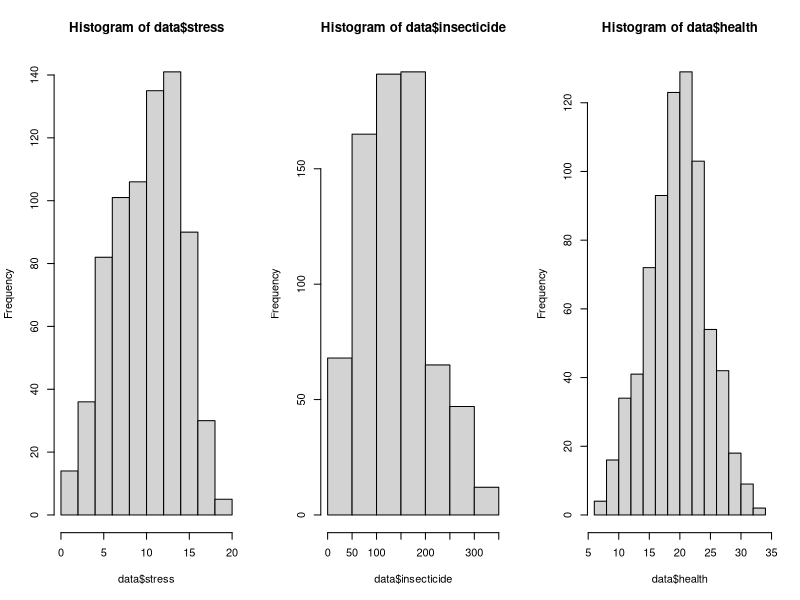
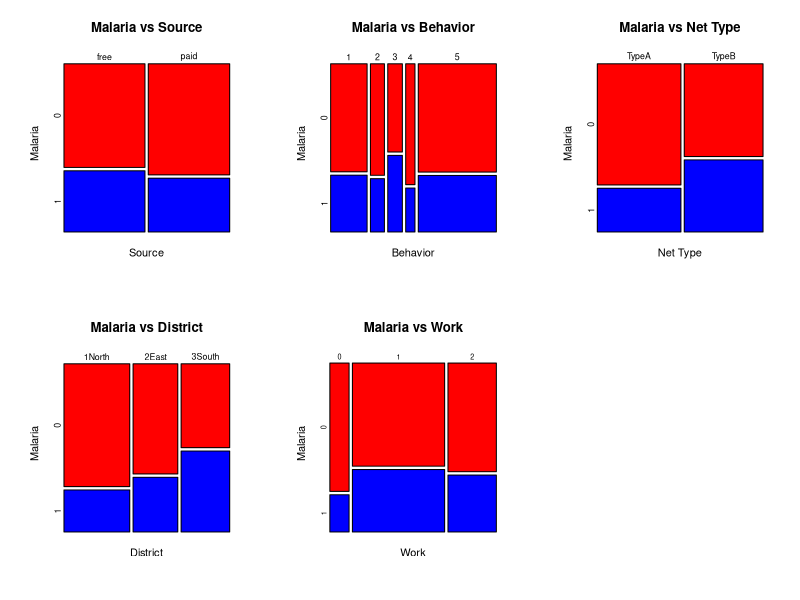
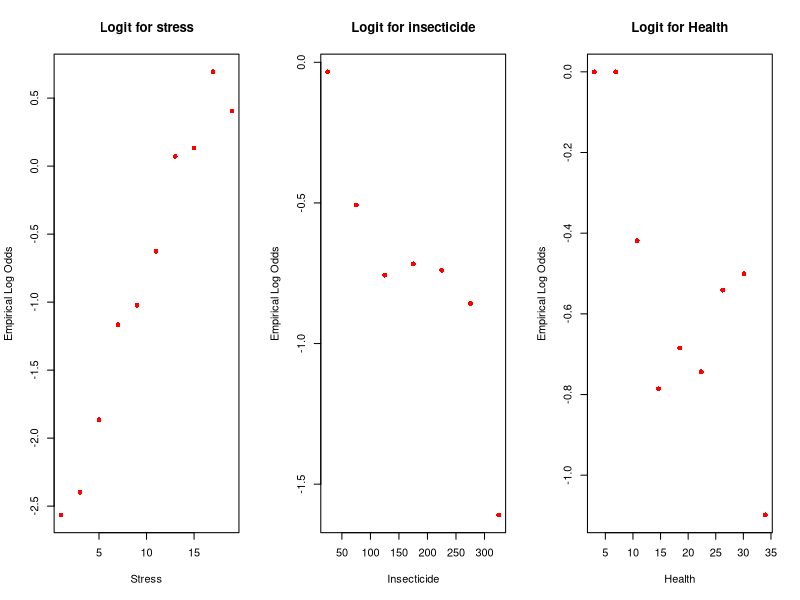
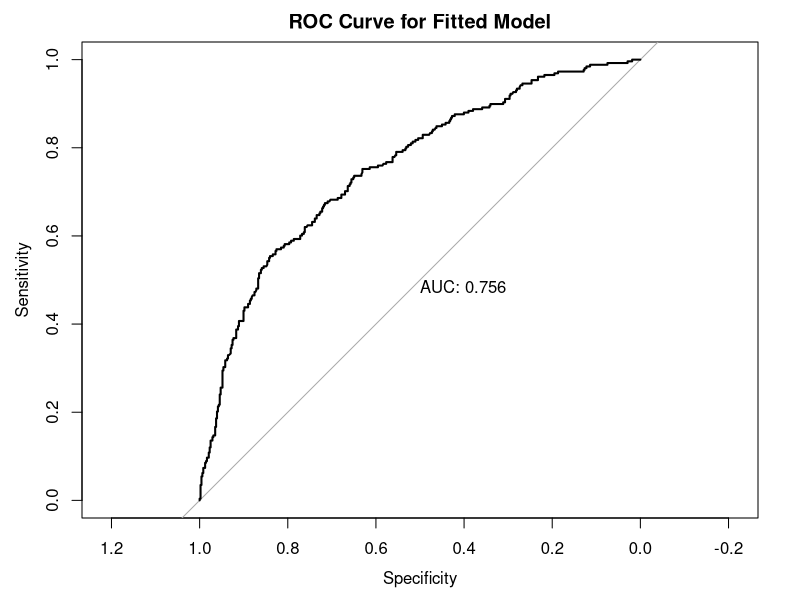
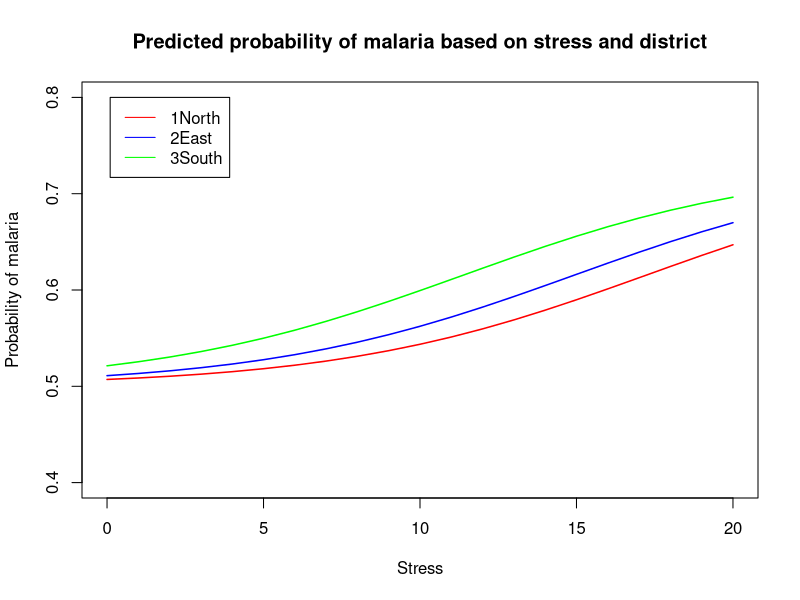
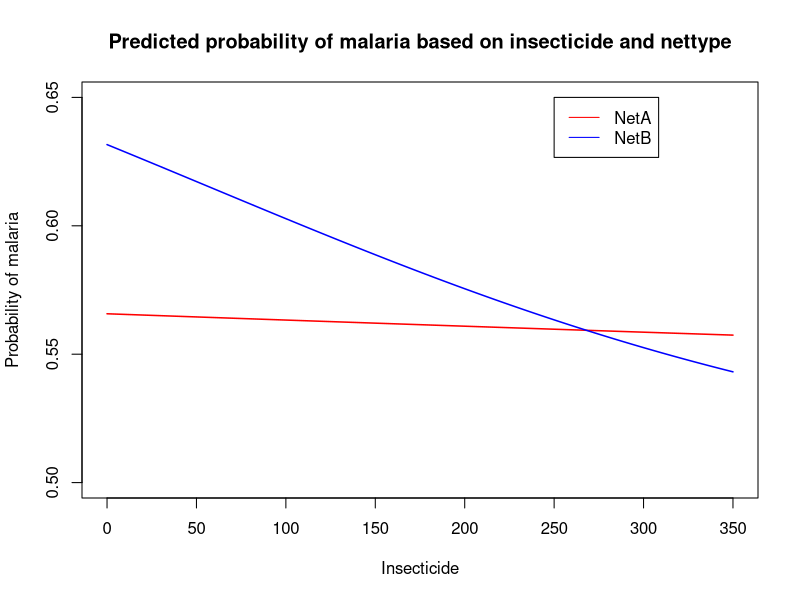
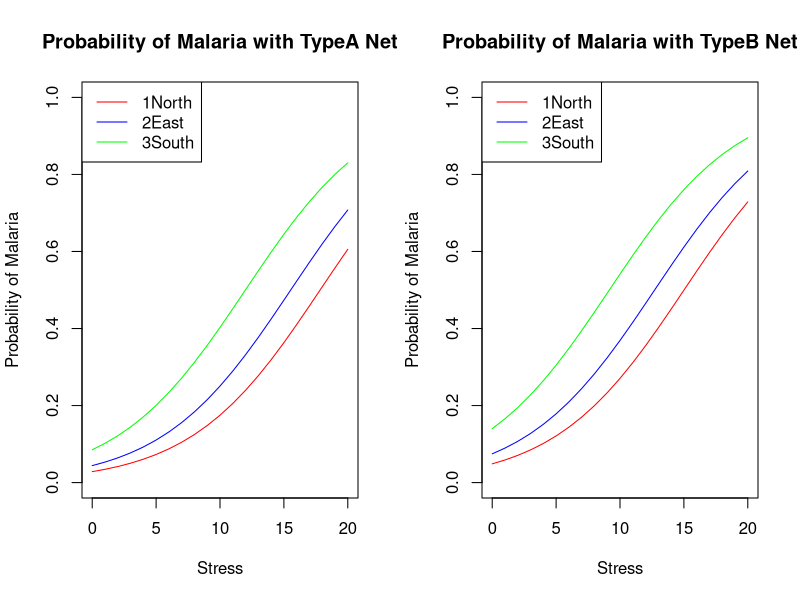
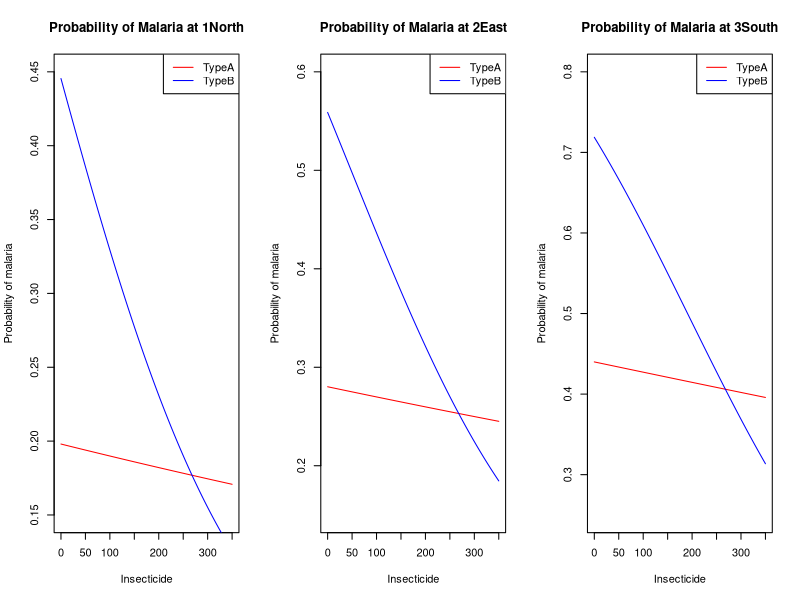

R code for these plots, in order:
# packages
library(pROC)

# import data
fdata = read.csv("malaria.csv")
head(fdata)

# remove Nid column
data = fdata[,-1]
head(data)

# check for null values
sum(is.na(data))

# change categorical variables using factor
data$source = factor(data$source)
data$behavior = factor(data$behavior)
data$nettype = factor(data$nettype)
data$district = factor(data$district)
data$work = factor(data$work)

# characteristics of subjects
summary(data$insecticide)
summary(data$stress)
summary(data$health)


# remove outlier
data = data[(data$insecticide < 424.01),]
data = data[(data$health != 37),]
data = data[(data$district != "9Moon"),]
data$district = droplevels(data$district, exclude = "9Moon")
data = data[(data$stress>0),]

# check for null values after removing outliers
sum(is.na(data))

# histograms
par(mfrow = c(1, 3))
hist(data$stress)
hist(data$insecticide, breaks = seq(0,350, by=50))
hist(data$health)
par(mfrow = c(1, 1))

# Plot of Contingency Table ---------------------------------
par(mfrow = c(2, 3))
mosaicplot(table(data$source, data$malaria),
           color = c("Red", "Blue"),
           xlab="Source",
           ylab="Malaria",
           main="Malaria vs Source",
           cex.axis = 0.8)

mosaicplot(table(data$behavior, data$malaria),
           color = c("Red", "Blue"),
           xlab="Behavior",
           ylab="Malaria",
           main="Malaria vs Behavior",
           cex.axis = 0.8)

mosaicplot(table(data$nettype, data$malaria),
           color = c("Red", "Blue"),
           xlab="Net Type",
           ylab="Malaria",
           main = "Malaria vs Net Type",
           cex.axis = 0.8)

mosaicplot(table(data$district, data$malaria),
           color = c("Red", "Blue"),
           xlab="District",
           ylab="Malaria",
           main="Malaria vs District",
           cex.axis = 0.8)

mosaicplot(table(data$work, data$malaria),
           color = c("Red", "Blue"),
           xlab="Work",
           ylab="Malaria",
           main="Malaria vs Work",
           cex.axis = )
par(mfrow = c(1, 1))

# Chi-sq test for categorical variable ---------------------------------
chisq.test(table(data$malaria, data$source))
chisq.test(table(data$malaria, data$behavior))
chisq.test(table(data$malaria, data$nettype))
chisq.test(table(data$malaria, data$district))
chisq.test(table(data$malaria, data$work))

# LR test for continuous variable ---------------------------------
glm.stress = glm(malaria ~ stress, data=data, family="binomial")
glm.insecticide = glm(malaria ~ insecticide, data=data, family="binomial")
glm.health = glm(malaria ~ health, data=data, family="binomial")

pchisq(anova(glm.stress)[2,2], anova(glm.stress)[2,1], lower.tail = FALSE)
pchisq(anova(glm.insecticide)[2,2], anova(glm.insecticide)[2,1], lower.tail = FALSE)
pchisq(anova(glm.health)[2,2], anova(glm.health)[2,1], lower.tail = FALSE)

# slicing-dicing plot of empirical log-odds ---------------------------------

# Stress
stress.frac = factor(cut(data$stress,breaks=seq(0,20, by=2)))
stressdata <- data.frame(data, stress.frac)
e.probs= tapply(data$malaria, stress.frac, mean)
e.logits.stress <- log(e.probs/(1-e.probs))

# insecticide
insecticide.frac = factor(cut(data$insecticide,breaks=seq(0,350, by=50)))
insecticidedata <- data.frame(data, insecticide.frac)
e.probsins= tapply(data$malaria, insecticide.frac, mean)
e.logit.insecticide <- log(e.probsins/(1-e.probsins))

# health
health.frac = factor(cut(data$health, breaks=seq(5,34, by=3)))
health_data <- data.frame(data, health.frac)
e.probsins = tapply(data$malaria, health.frac, mean)
e.logitsins.health <- log(e.probsins/(1-e.probsins))

par(mfrow = c(1, 3))
plot(seq(1,19, by=2), e.logits.stress, xlab="Stress", col = "red",
     pch = 16, main= "Logit for stress", ylab = "Empirical Log Odds")
plot(seq(25, 325, by=50), e.logit.insecticide, xlab="Insecticide", col = "red",
     pch = 16,main= "Logit for insecticide", ylab = "Empirical Log Odds")
plot(seq(3, 34, length.out=length(e.logitsins.health)),e.logitsins.health,
     xlab="Health", col = "red", pch = 16,
     main= "Logit for Health", ylab = "Empirical Log Odds")
par(mfrow = c(1, 1))

# Model Fitting ---------------------------------

# test transformations of insecticide
# insecticide
summary(glm(malaria ~ insecticide, data = data, family="binomial"))
BIC(glm(malaria ~ insecticide, data = data, family="binomial"))

# sqrt insecticide
summary(glm(malaria ~ sqrt(insecticide), data = data, family="binomial"))
BIC(glm(malaria ~ sqrt(insecticide), data = data, family="binomial"))

# insecticide^2
summary(glm(malaria ~ (insecticide)^2, data = data, family="binomial"))
BIC(glm(malaria ~ (insecticide)^2, data = data, family="binomial"))


# Anova tests for Model Variations ---------------------------------

# all the associated variables
model.associated = glm(malaria ~ nettype + district + work + stress + insecticide,
                 family= "binomial",
                 data = data)
summary(model.associated)
BIC(model.associated) # 868.0192
AIC(model.associated) # 831.166

#all associated variables but with sqrt(insecticide)
model.transform<-glm(malaria ~ nettype + district + work + stress + sqrt(insecticide),
    family= "binomial",
    data = data)
summary(model.transform) #AIC = 831.05
BIC(model.transform) #BIC = 867.9061

# remove net type
model.rem.nettype = glm(malaria ~ district + work + stress + sqrt(insecticide),
                        family= "binomial",
                        data = data)
summary(model.rem.nettype)
AIC(model.rem.nettype) # 840.3344
BIC(model.rem.nettype) # 872.5809

#remove district
model.rem.district = glm(malaria ~ nettype + work + stress + sqrt(insecticide),
                         family= "binomial",
                         data = data)
summary(model.rem.district)
AIC(model.rem.district) # 859.722
BIC(model.rem.district) # 887.3624

# remove work

model.rem.work = glm(malaria ~ nettype + district + stress + sqrt(insecticide),
                    family= "binomial",
                    data = data)
summary(model.rem.work)
AIC(model.rem.work) # 829.6139
BIC(model.rem.work) # 857.2538

#remove stress
model.rem.stress = glm(malaria ~ nettype + district + work + sqrt(insecticide),
                     family= "binomial",
                     data = data)
summary(model.rem.stress)
AIC(model.rem.stress) # 900.2832
BIC(model.rem.stress) # 932.5298

#remove insecticide
model.rem.stress = glm(malaria ~ nettype + district + work + stress,
                       family= "binomial",
                       data = data)
summary(model.rem.stress)
AIC(model.rem.stress) # 834.129
BIC(model.rem.stress) # 866.3756

# From the outs above, the model with the best AIC is the
# model with netype, district, stress, and sqrt(insecticide) as variables.

# Adding interaction to best fit model ---------------------------------

# nettype*sqrt(insecticide)
summary(glm(data$malaria~data$nettype+ data$district + data$stress + sqrt(data$insecticide)+ data$nettype:sqrt(data$insecticide), family= "binomial")) #829.56
BIC(glm(data$malaria~data$nettype+ data$district + data$stress + sqrt(data$insecticide)+ data$nettype:sqrt(data$insecticide), family= "binomial")) #861.8088

# nettype*insecticide
summary(glm(data$malaria~data$nettype+ data$district + data$stress + data$insecticide+ data$nettype:data$insecticide, family= "binomial")) #828.65
BIC(glm(data$malaria~data$nettype+ data$district + data$stress + data$insecticide+ data$nettype:data$insecticide, family= "binomial")) # 860.8999

# stress*work
summary(glm(data$malaria~data$nettype+ data$district + data$stress+ data$work + data$insecticide + data$stress:data$work, family= "binomial")) #834.32
BIC(glm(data$malaria~data$nettype+ data$district + data$stress+ data$insecticide + + data$work + data$stress:data$work, family= "binomial")) # 880.3883

#stress*insecticide
summary(glm(data$malaria~data$nettype+ data$district + data$stress + data$insecticide + data$stress:data$insecticide, family= "binomial")) #831.66
BIC(glm(data$malaria~data$nettype+ data$district + data$stress + data$insecticide + data$stress:data$insecticide, family= "binomial")) #863.9018

# take away district from best AIC model
summary(glm(data$malaria~data$nettype + data$stress + data$insecticide+ data$nettype:data$insecticide, family= "binomial")) #858.3
BIC(glm(data$malaria~data$nettype + data$stress + data$insecticide+ data$nettype:data$insecticide, family= "binomial")) # 881.3299

# Parameter estimates for best AIC model
best.fit<-glm(malaria ~ nettype + district + stress + insecticide + nettype*insecticide,
              family= "binomial",
              data = data)
summary(best.fit)

# Selection Algorithm Check ---------------------------------

# Use stepwise regression algorithm as a sanity check and test whether the
# method used above agrees with the algorithm

# fit model with all parameters
glm.all = glm(malaria ~., data = data, family="binomial")
summary(glm.all)
pchisq(956.98-807.19, 13, lower.tail=FALSE)

# remove variables that are not statistically significant in output
# summary above
glm.reduce = glm(malaria ~. - source - health - work, data=data, family="binomial")
summary(glm.reduce)

# LR test for variables that were not statistically significant. p-value shows
# that source, health, work is not statistically significant
anova(glm.reduce, glm.all)
pchisq(3.754, 4, lower.tail=FALSE) # 0.4403207

# create intercept model for selection algorithm
glm.intercept = glm(malaria ~ 1, data=data, family="binomial")

# forward selection algorithm
glm.forward = step(glm.intercept, direction='forward', scope=formula(glm.all))
formula(glm.forward) # malaria ~ stress + district + nettype + insecticide

# backward selection algorithm
glm.backward = step(glm.all, direction='backward')
formula(glm.backward) # malaria ~ stress + insecticide + nettype + district

# both direction
glm.both = step(glm.intercept, direction='both', scope=formula(glm.all))
formula(glm.both) # malaria ~ stress + district + nettype + insecticide

# check to see if variables omitted from glm.both are not statistically
# significant. p-value shows that variables can be omitted
anova(glm.both, glm.all)
pchisq(1.8935, 4, lower.tail = FALSE) # 0.755339

# check for interaction
glm.interaction = glm(malaria ~ stress + district + nettype + insecticide + stress*district + stress*nettype + stress*insecticide + district*nettype + district*insecticide + nettype*insecticide, data = data, family = "binomial")
summary(glm.interaction)

# forward
glm.interact.forward = step(glm.both, direction='forward', scope=formula(glm.interaction))
formula(glm.interact.forward) # malaria ~ stress + district + nettype + insecticide + nettype:insecticide

# backward
glm.interact.backward = step(glm.interaction, direction='backward')
formula(glm.interact.backward) # malaria ~ stress + district + nettype + insecticide + nettype*insecticide

# both direction
glm.interact.both = step(glm.both, direction='both', scope=formula(glm.interaction))
formula(glm.interact.both) # malaria ~ stress + district + nettype + insecticide + nettype*insecticide

# LR to see if removed interaction terms are statistically significant
anova(glm.interact.both, glm.interaction)
pchisq(6.9708, 8, lower.tail = FALSE) # 0.5397864

# LR to see if interaction term nettype:insecticide cab be omitted
# seems that interaction term is not relevant
anova(glm.both, glm.interact.both)
pchisq(3.057, 1, lower.tail = FALSE) # 0.08038997

# Odds Ratio, CI, p-value ---------------------------------

# Odds Ratio
oddsratios<-exp(best.fit$coefficients); oddsratios

# Confidence Interval for Odds Ratio
exp(confint(best.fit))

# p-value
summary(best.fit)$coefficients[,4]

# Classification Table, Goodness of Fit, ROC Curve -----------------------------

# classification table / confusion matrix
best.fitted = best.fit$fitted.values
best.predict = ifelse(best.fit$fitted.values >= 0.5, 1, 0)
table(data$malaria, best.predict)

# goodness of fit
best.fit$deviance
best.fit$df.residual
1-pchisq(814.6534, 733) #0.0189730

# roc curve
plot.roc(data$malaria, best.fit$fitted.values, print.auc=TRUE, quiet=TRUE,
         main = "ROC Curve for Fitted Model")
auc(data$malaria, best.fit$fitted.values) # 0.756


# Plot of Success Probabilities ---------------------------------

#stress at each district with nettypeA and insecticide=140
p.success = tapply(data$malaria, factor(cut(data$stress, seq(0,20, by=2))), mean)

new1 = data.frame(stress = 0:20, district="1North", nettype = "TypeA", insecticide = 140)
pred.dist1 = predict(best.fit, newdata = new1, type="response")
prob.dist1 = exp(pred.dist1)/(1+exp(pred.dist1))

new2 = data.frame(stress = 0:20, district="2East", nettype = "TypeA", insecticide = 140)
pred.dist2 = predict(best.fit, newdata = new2, type="response")
prob.dist2 = exp(pred.dist2)/(1+exp(pred.dist2))

new3 = data.frame(stress = 0:20, district="3South", nettype = "TypeA", insecticide = 140)
pred.dist3 = predict(best.fit, newdata = new3, type="response")
prob.dist3 = exp(pred.dist3)/(1+exp(pred.dist3))

plot(x=seq(1,19, by=2), y=p.success, type="n", xlim=c(0, 20),ylim=c(0.4,0.8),xlab="Stress", ylab="Probability of malaria", main="Predicted probability of malaria based on stress and district")
lines(0:20, prob.dist1, col="red", lwd=1.5)
lines(0:20, prob.dist2, col="blue", lwd=1.5)
lines(0:20, prob.dist3, col="green", lwd=1.5)

legend(0.1,0.8, c("1North","2East","3South"), col=c("red", "blue", "green"), lty=1)

#insecticide for each net type in 2East at stress=10

p.success.insecticide = tapply(data$malaria, factor(cut(data$insecticide,breaks=seq(0,350, by=50))), mean)

new4 = data.frame(insecticide = 0:350, district="2East", nettype = "TypeA", stress = 10)
pred.netA = predict(best.fit, newdata = new4, type="response")
prob.netA = exp(pred.netA)/(1+exp(pred.netA))

new5 = data.frame(insecticide = 0:350, district="2East", nettype = "TypeB", stress = 10)
pred.netB = predict(best.fit, newdata = new5, type="response")
prob.netB = exp(pred.netB)/(1+exp(pred.netB))

plot(x=seq(25,325, by=50), y=p.success.insecticide, type="n", xlim=c(0, 350),ylim=c(0.5,0.65),xlab="Insecticide", ylab="Probability of malaria", main="Predicted probability of malaria based on insecticide and nettype")
lines(0:350, prob.netA, col="red", lwd=1.5)
lines(0:350, prob.netB, col="blue", lwd=1.5)

legend(250,0.65, c("NetA","NetB"), col=c("red", "blue"), lty=1)

##3 way plots
# plot for stress and district
new1 = data.frame(stress = 0:20, district="1North", nettype = "TypeA", insecticide = 141.0)
pred.dist1 = predict(best.fit, newdata = new1, type="response")

new2 = data.frame(stress = 0:20, district="2East", nettype = "TypeA", insecticide = 141.0)
pred.dist2 = predict(best.fit, newdata = new2, type="response")

new3 = data.frame(stress = 0:20, district="3South", nettype = "TypeA", insecticide = 141.0)
pred.dist3 = predict(best.fit, newdata = new3, type="response")

new4 = data.frame(stress = 0:20, district="1North", nettype = "TypeB", insecticide = 141.0)
pred.dist4 = predict(best.fit, newdata = new4, type="response")

new5 = data.frame(stress = 0:20, district="2East", nettype = "TypeB", insecticide = 141.0)
pred.dist5 = predict(best.fit, newdata = new5, type="response")

new6 = data.frame(stress = 0:20, district="3South", nettype = "TypeB", insecticide = 141.0)
pred.dist6 = predict(best.fit, newdata = new6, type="response")

par(mfrow=c(1, 2))
plot(0:20, pred.dist1, type="l", ylab="Probability of Malaria", xlab="Stress", col="red", ylim = c(0, 1), main = "Probability of Malaria with TypeA Net")
lines(0:20, pred.dist2, type="l", col="blue")
lines(0:20, pred.dist3, type="l", col="green")
legend("topleft", c("1North","2East","3South"), col=c("red", "blue", "green"), lty=1)

plot(0:20, pred.dist4, type="l", ylab="Probability of Malaria", xlab="Stress", col="red", ylim = c(0, 1), main = "Probability of Malaria with TypeB Net")
lines(0:20, pred.dist5, type="l", col="blue")
lines(0:20, pred.dist6, type="l", col="green")
legend("topleft", c("1North","2East","3South"), col=c("red", "blue", "green"), lty=1)
par(mfrow=c(1, 2))

# plot for insecticide and nettype
new1 = data.frame(stress = 10.40, district="1North", nettype = "TypeA", insecticide = 0:350)
pred.insecticide.1 = predict(best.fit, newdata = new1, type="response")

new2 = data.frame(stress = 10.40, district="2East", nettype = "TypeA", insecticide = 0:350)
pred.insecticide.2 = predict(best.fit, newdata = new2, type="response")

new3 = data.frame(stress = 10.40, district="3South", nettype = "TypeA", insecticide = 0:350)
pred.insecticide.3 = predict(best.fit, newdata = new3, type="response")

new4 = data.frame(stress = 10.40, district="1North", nettype = "TypeB", insecticide = 0:350)
pred.insecticide.4 = predict(best.fit, newdata = new4, type="response")

new5 = data.frame(stress = 10.40, district="2East", nettype = "TypeB", insecticide = 0:350)
pred.insecticide.5 = predict(best.fit, newdata = new5, type="response")

new6 = data.frame(stress = 10.40, district="3South", nettype = "TypeB", insecticide = 0:350)
pred.insecticide.6 = predict(best.fit, newdata = new6, type="response")

par(mfrow=c(1, 3))
plot(0:350, pred.insecticide.1, type="l", ylab="Probability of malaria", col="red", ylim = c(0.15, 0.45), xlab="Insecticide", main="Probability of Malaria at 1North")
lines(0:350, pred.insecticide.4, type="l", col="blue")
legend("topright", c("TypeA", "TypeB"), col=c("red", "blue"), lty=1)

plot(0:350, pred.insecticide.2, type="l", ylab="Probability of malaria", col="red", ylim = c(0.15, 0.6), xlab="Insecticide", main="Probability of Malaria at 2East")
lines(0:350, pred.insecticide.5, type="l", col="blue")
legend("topright", c("TypeA", "TypeB"), col=c("red", "blue"), lty=1)

plot(0:350, pred.insecticide.3, type="l", ylab="Probability of malaria", col="red", ylim = c(0.25, 0.8), xlab="Insecticide", main="Probability of Malaria at 3South")
lines(0:350, pred.insecticide.6, type="l", col="blue")
legend("topright", c("TypeA", "TypeB"), col=c("red", "blue"), lty=1)
par(mfrow=c(1, 1))
